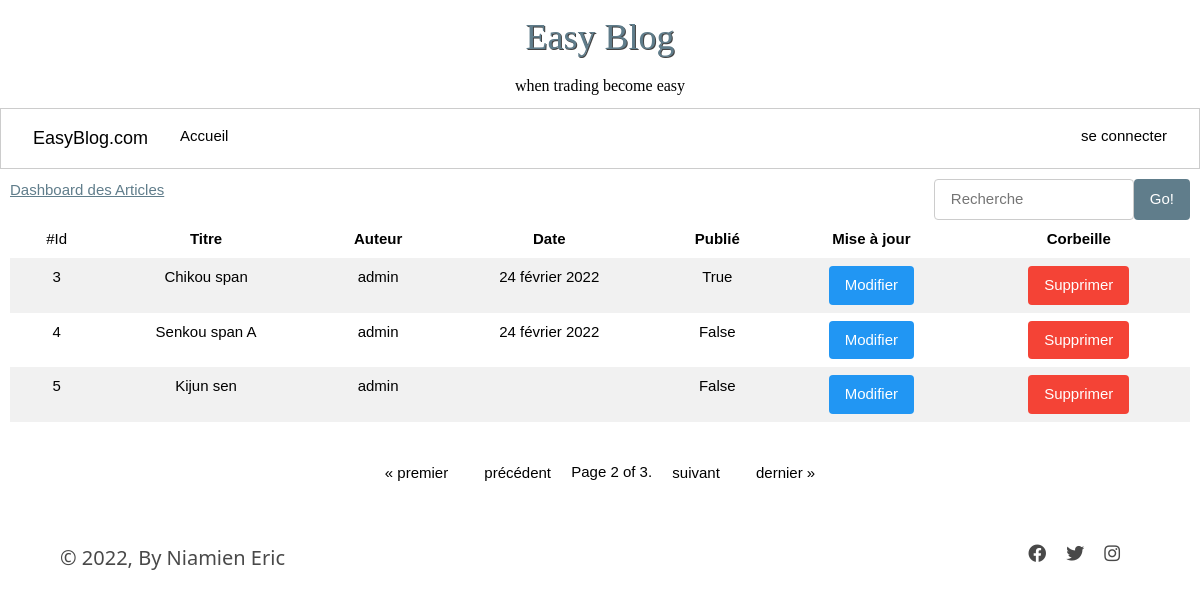
The page /dashboard/?page=2 on the database as committed earlier.
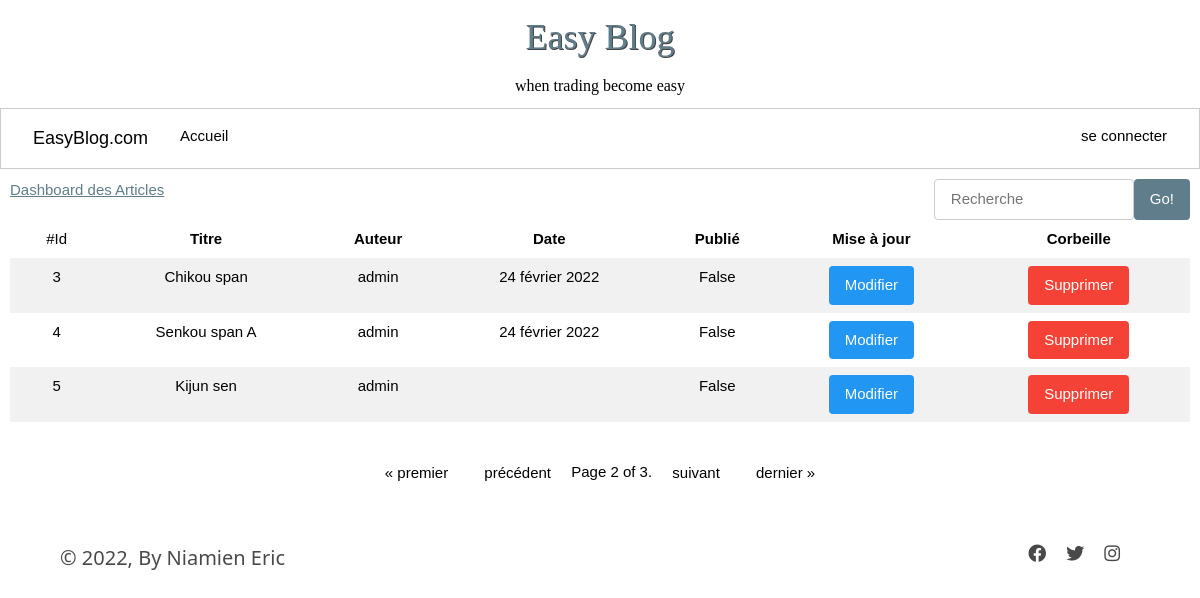
The same page on the database as committed later.
### post/models.py (models this page shows, shortened)
class BlogPost(models.Model):
    title = models.CharField(max_length=255, unique=True, verbose_name="Titre")
    slug = models.SlugField(max_length=255, unique=True, blank=True)
    author = models.ForeignKey(User, on_delete=models.SET_NULL, null=True, blank=True)
    last_updated = models.DateTimeField(auto_now=True)
    created_on = models.DateField(blank=True, null=True)
    published = models.BooleanField(default=False, verbose_name="Publié")
    images = models.ImageField(upload_to='media')
    content =  HTMLField()
    class Meta:
        ordering = ['-created_on']
        verbose_name = "Article"
    @property
    def author_or_default(self):
        return self.author.username if self.author else "L'auteur inconnu"

### session/models.py (models this page shows)
class BlogUser(AbstractUser):
    pass

### dashboard/views.py (the view)
# urls.py: path('dashboard/', include('dashboard.urls')),
def dashboard(request):
    home = False
    posts_all = BlogPost.objects.all()
    paginator = Paginator(posts_all, 3)
    page_number = request.GET.get('page')
    posts = paginator.get_page(page_number)
    context = {'posts':posts,'home':home}
    return render(request,'dashboard/dashboard.html',context)

### templates/dashboard/dashboard.html (shortened to what this page needs)
{% extends 'main.html' %}
{% load static %}
{% block headcontent %}
    <link rel="stylesheet" href="{% static 'css/index.css' %}">
{% endblock %}
{% block content %}
<div class="w3-container" style="padding: 10px;">
    <span class="w3-text-blue-grey" style="" ><u class="w3-text-blue-grey">Dashboard des Articles</u></span>
    <span class="w3-right" style="display: flex;margin: 0;padding: 0;">
        <input style="width: 200px;" class="w3-input w3-border w3-round w3-padding" type="text" placeholder="Recherche">
        <button class="w3-button w3-round w3-blue-grey">Go!</button>
    </span>
    <table class="w3-table w3-striped w3-centered" style="margin-top: 5px;">
      <tr>
        <td>#Id</td>
        <th>Titre</th>
        <th>Auteur</th>
        <th>Date</th>
        <th>Publié</th>
        <th>Mise à jour</th>
        <th>Corbeille</th>
      </tr>
      {% for post in posts %}
        <tr>
            <td>{{ post.id }}</td>
            <td>{{ post.title }}</td>
            <td>{{ post.author_or_default }}</td>
            <td>{{ post.created_on|date:'j F Y' }}</td>
            <td>{{ post.published }}</td>
            <td><a href="{% url 'update' post.slug %}" class="w3-button w3-blue w3-round">Modifier</a></td>
            <td><a href="{% url  'delete' post.slug %}" class="w3-button w3-red w3-round">Supprimer</a></td>
        </tr>
    {% endfor %}
    </table>
  </div>
<br>
<div class="w3-bar pagination  w3-center">
    <span class="step-links ">
        {% if posts.has_previous %}
            <a class="w3-button" href="?page=1#articles">&laquo; premier</a>
            <a class="w3-button" href="?page={{ posts.previous_page_number }}#article">précédent</a>
        {% endif %}
        <span class="current">
            Page {{ posts.number }} of {{ posts.paginator.num_pages }}.
        </span>
        {% if posts.has_next %}
            <a class="w3-button" href="?page={{ posts.next_page_number }}#article">suivant</a>
            <a class="w3-button" href="?page={{ posts.paginator.num_pages }}#article">dernier &raquo;</a>
        {% endif %}
    </span>
</div>
{% endblock content %}

Rows that differ between the two databases and show on the page:
changed BlogPost "Chikou span": published "True" → "False"
